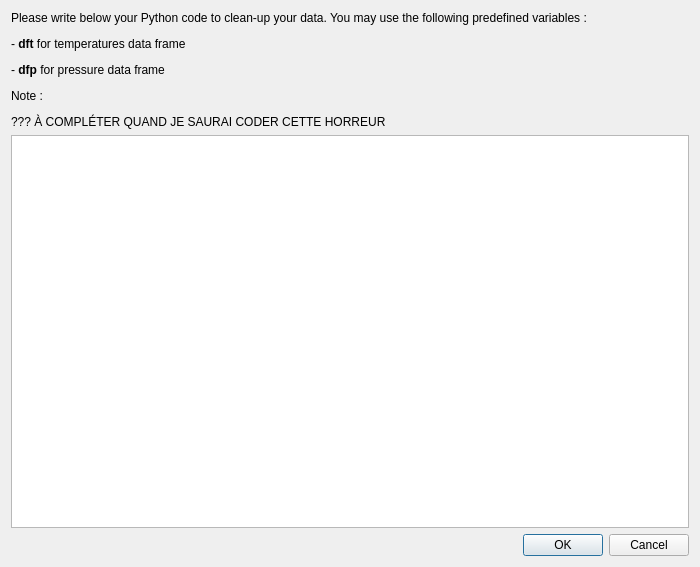
<?xml version="1.0" encoding="UTF-8"?>
<ui version="4.0">
 <class>DialogCleanup</class>
 <widget class="QDialog" name="DialogCleanup">
  <property name="windowModality">
   <enum>Qt::ApplicationModal</enum>
  </property>
  <property name="geometry">
   <rect>
    <x>0</x>
    <y>0</y>
    <width>700</width>
    <height>567</height>
   </rect>
  </property>
  <property name="windowTitle">
   <string>Clean-up your data</string>
  </property>
  <layout class="QVBoxLayout" name="verticalLayout">
   <item>
    <widget class="QLabel" name="label">
     <property name="text">
      <string>&lt;html&gt;&lt;head/&gt;&lt;body&gt;&lt;p&gt;Please write below your Python code to clean-up your data. You may use the following predefined variables : &lt;/p&gt;&lt;p&gt;- &lt;span style=&quot; font-weight:600;&quot;&gt;dft&lt;/span&gt; for temperatures data frame&lt;/p&gt;&lt;p&gt;- &lt;span style=&quot; font-weight:600;&quot;&gt;dfp&lt;/span&gt; for pressure data frame&lt;/p&gt;&lt;p&gt;Note :&lt;/p&gt;&lt;p&gt;??? À COMPLÉTER QUAND JE SAURAI CODER CETTE HORREUR&lt;/p&gt;&lt;/body&gt;&lt;/html&gt;</string>
     </property>
     <property name="textFormat">
      <enum>Qt::AutoText</enum>
     </property>
     <property name="scaledContents">
      <bool>false</bool>
     </property>
     <property name="wordWrap">
      <bool>true</bool>
     </property>
    </widget>
   </item>
   <item>
    <widget class="QPlainTextEdit" name="plainTextEdit"/>
   </item>
   <item>
    <layout class="QHBoxLayout" name="horizontalLayout">
     <item>
      <spacer name="horizontalSpacer">
       <property name="orientation">
        <enum>Qt::Horizontal</enum>
       </property>
       <property name="sizeHint" stdset="0">
        <size>
         <width>40</width>
         <height>20</height>
        </size>
       </property>
      </spacer>
     </item>
     <item>
      <widget class="QDialogButtonBox" name="buttonBox">
       <property name="orientation">
        <enum>Qt::Horizontal</enum>
       </property>
       <property name="standardButtons">
        <set>QDialogButtonBox::Cancel|QDialogButtonBox::Ok</set>
       </property>
      </widget>
     </item>
    </layout>
   </item>
  </layout>
 </widget>
 <resources/>
 <connections>
  <connection>
   <sender>buttonBox</sender>
   <signal>accepted()</signal>
   <receiver>DialogCleanup</receiver>
   <slot>accept()</slot>
   <hints>
    <hint type="sourcelabel">
     <x>248</x>
     <y>254</y>
    </hint>
    <hint type="destinationlabel">
     <x>157</x>
     <y>274</y>
    </hint>
   </hints>
  </connection>
  <connection>
   <sender>buttonBox</sender>
   <signal>rejected()</signal>
   <receiver>DialogCleanup</receiver>
   <slot>reject()</slot>
   <hints>
    <hint type="sourcelabel">
     <x>316</x>
     <y>260</y>
    </hint>
    <hint type="destinationlabel">
     <x>286</x>
     <y>274</y>
    </hint>
   </hints>
  </connection>
 </connections>
</ui>
